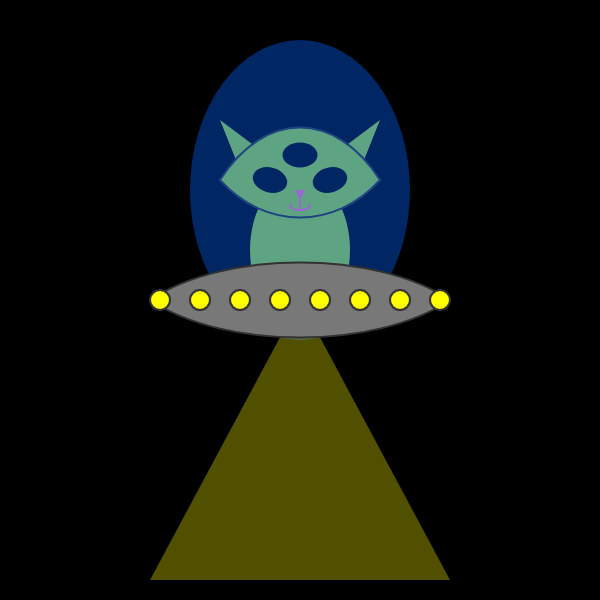
Frame 1 (no input)
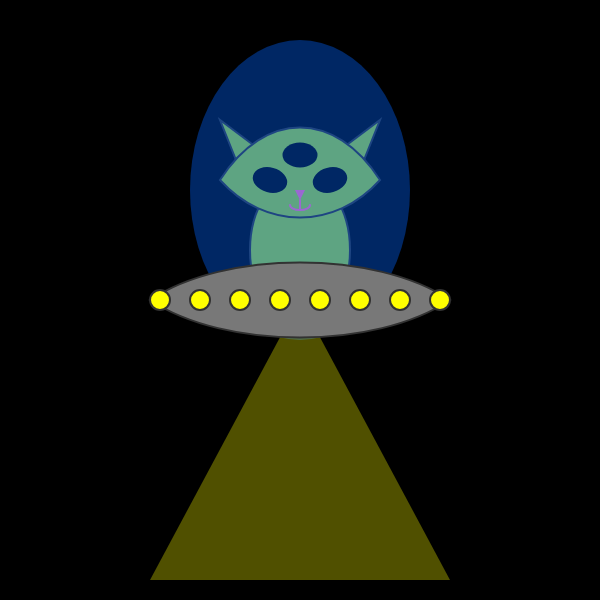
Frame 60 (no input)
Frame 120 (the mouse pressed at the canvas centre since frame 60): identical to frame 60, image omitted

The p5.js sketch that drew these frames (run headless with seeded random() and noise() and a simulated clock; from frame 60 on, the mouse is pressed at the canvas centre):

// p5.js sketch
// ── sketch.js
function setup() {
  createCanvas(600, 600);
  noStroke();
  strokeWeight(2);

}

function draw() {
  background(0);

  //alien body
  fill("yellowgreen");
  ellipse(300, 250, 100, 150);

  // left ear 
fill("yellowgreen");
triangle(240, 170, 220, 120, 260, 150);

// right ear 
triangle(360, 170, 380, 120, 340, 150);

  //alien head (moderately narrow and tall)
  fill("yellowgreen");
  stroke(50);
  beginShape();
  vertex(220, 180); // slightly wider than before
  bezierVertex(265, 110, 335, 110, 380, 180); // tall top curve
  bezierVertex(335, 230, 265, 230, 220, 180); // tall bottom curve
  endShape(CLOSE);
  
  
fill(0); // black
noStroke();

// left eye 
push();
translate(270, 180);
rotate(radians(15));
ellipse(0, 0, 35, 25);
pop();

// middle eye 
ellipse(300, 155, 35, 25);

// right eye
push();
translate(330, 180);
rotate(radians(-15));
ellipse(0, 0, 35, 25);
pop();

    // Cat nose 
  fill(255, 105, 180);
  triangle(295, 190, 305, 190, 300, 200);

  // Cat mouth
  noFill();
stroke(255, 105, 180); 
  strokeWeight(2);
  arc(300, 205, 20, 10, 0, PI);
  beginShape();
  vertex(300,200);
  vertex(300,210);
  endShape();
  
  //alien plate window
  noStroke();
  fill(0, 100, 255, 100); 
  ellipse(300, 190, 220, 300); 
  
  //alien plate triangle light
noStroke();
fill(255, 255, 0, 80);
triangle(300, 300, 150, 580, 450, 580);
  
  //alien plate base
  fill(120);
  stroke(50);
  beginShape();
  vertex(150, 300);
  bezierVertex(225, 250, 375, 250, 450, 300);
  bezierVertex(375, 350, 225, 350, 150, 300);
  endShape(CLOSE);

  //the lamps
  fill("yellow");
  ellipse(160, 300, 20, 20);
  ellipse(200, 300, 20, 20);
  ellipse(240, 300, 20, 20);
  ellipse(280, 300, 20, 20);
  ellipse(320, 300, 20, 20);
  ellipse(360, 300, 20, 20);
  ellipse(400, 300, 20, 20);
  ellipse(440, 300, 20, 20);
}
